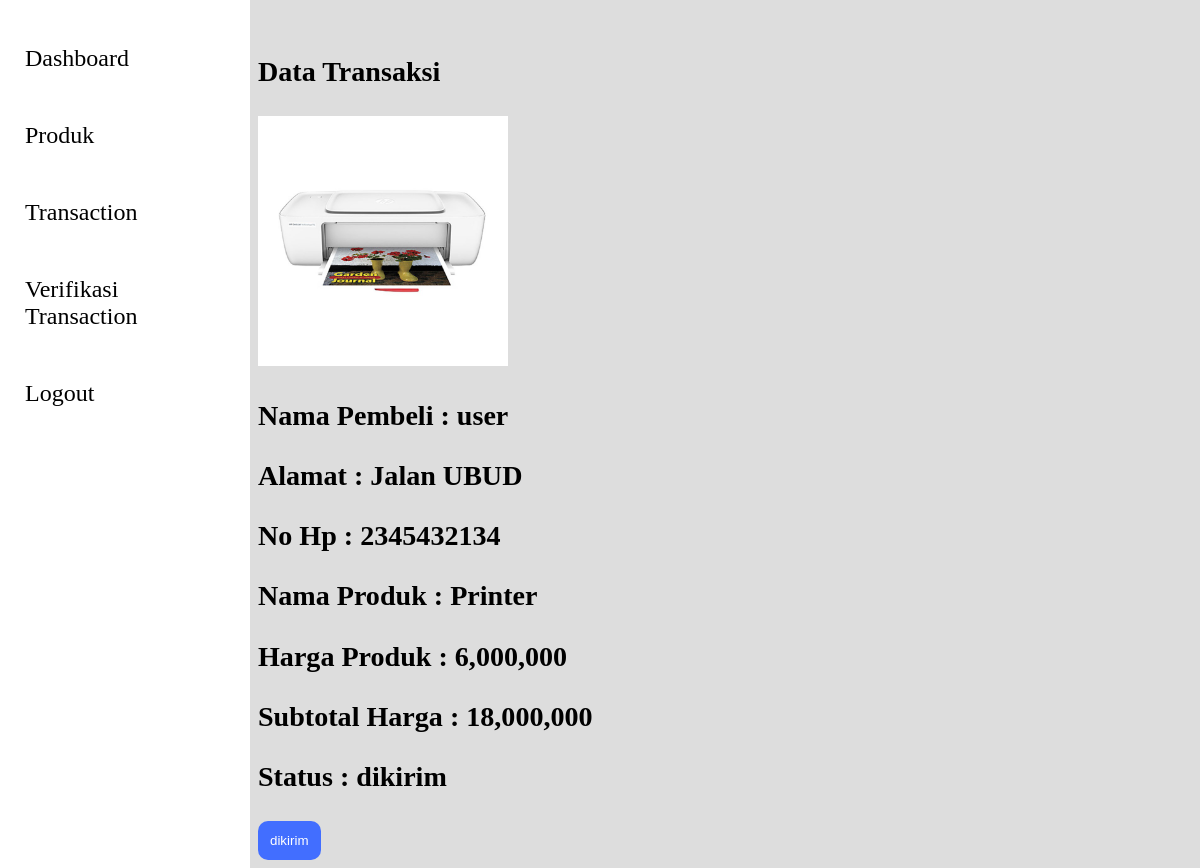
Screenshot of /admin/detail_transaksi.php?id=6 (signed in) with the database file from the repository.
### tables this page shows
CREATE TABLE `transaksi` (
  `id_transaksi` int(11) NOT NULL,
  `name` varchar(100) NOT NULL,
  `alamat` varchar(100) NOT NULL,
  `no_hp` varchar(100) NOT NULL,
  `nama_produk` varchar(100) NOT NULL,
  `harga_produk` varchar(100) NOT NULL,
  `subtotal` varchar(100) NOT NULL,
  `foto_produk` varchar(100) NOT NULL,
  `status` enum('proses','dikirim','ditolak') NOT NULL
);

### admin/function.php (called while the page is built, shortened)
<?php
require '../koneksi.php';
function query($query){
    global $conn;
    $rows = [];
    $result = mysqli_query($conn, $query);
    while($row = mysqli_fetch_assoc($result)){
        $rows[] = $row;
    }
    return $rows;
}
?>

### admin/detail_transaksi.php (the view, shortened to what this page needs)
<?php
require'function.php';
$id = $_GET["id"];
$transaksi = query("SELECT * FROM transaksi where id_transaksi =  $id")[0];
?>
<?php include '../layout/sidebar.php' ?>
<div class="main">
    <h3>Data Transaksi</h3>
    <div class="detail_transaksi">
        <div class="foto">
            <img src="../foto/<?= $transaksi['foto_produk'];?>" alt="" width="250px">
        </div>
        <div class="transaksi">
            <h3>Nama Pembeli : <?= $transaksi["name"]; ?></h3>
            <h3>Alamat : <?= $transaksi["alamat"]; ?></h3>
            <h3>No Hp : <?= $transaksi["no_hp"]; ?></h3>
            <h3>Nama Produk : <?=  $transaksi["nama_produk"]; ?></h3>
            <h3>Harga Produk : <?= number_format($transaksi["harga_produk"]); ?></h3>
            <h3>Subtotal Harga : <?= number_format($transaksi["subtotal"]); ?></h3>
            <h3>Status : <?= $transaksi["status"]; ?></h3>
        </div>
        <?php
        if($transaksi["status"] == "proses"){
            ?>
<div class="aksi">
            <a href="verif.php?id=<?= $transaksi["id_transaksi"]; ?>" class="verif">Verifikasi Transaksi</a>
            <a href="reject.php?id=<?= $transaksi["id_transaksi"]; ?>" class="reject">Reject</a>
        </div>
            <?php
        }elseif($transaksi["status"] == "dikirim"){
            ?>
            <button><?= $transaksi['status'] ?></button>
            <?php
        }elseif($transaksi["status"] == "ditolak"){
            ?>
            <button><?= $transaksi['status'] ?></button>
            <?php
        }
        ?>
    </div>
</div>

### style/admin.css (style rules this page uses)
body { background: #ddd; }
.main { margin-left: 250px; padding-top: 20px; font-size: 24px; }
button { background-color: #426eff; color: #ffffff; padding: 12px; border: none; border-radius: 10px; cursor: pointer; }

### rows the page displays
transaksi: foto_produk (picture), name "user", alamat "Jalan UBUD", no_hp "2345432134", nama_produk "Printer", harga_produk "6,000,000", subtotal "18,000,000", status "dikirim"
